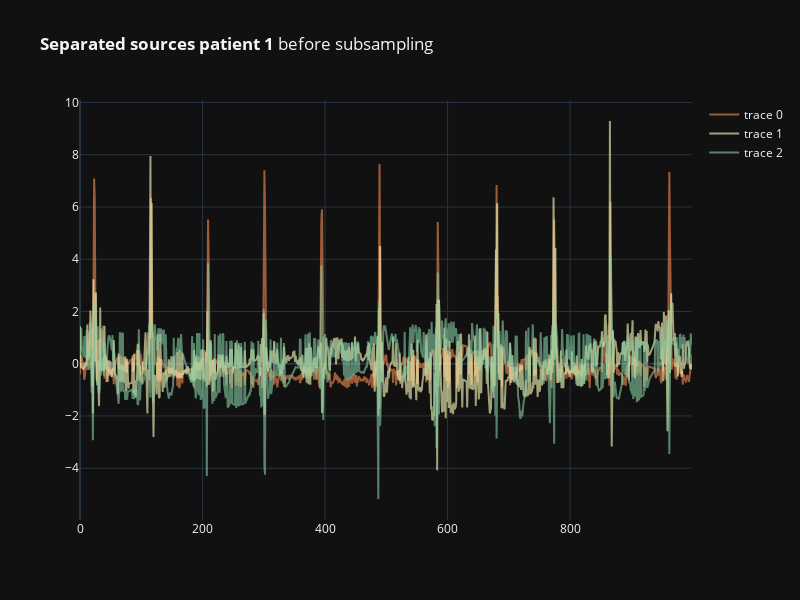

Here is the notebook cell this chart was saved with:
### Code cell
plot_all_st(train_info2["features_all"].numpy().squeeze()[0,:,:], clustering=None, title="<b>Separated sources patient 1</b> before subsampling")

### Figure 1 — Plotly figure (JSON) as saved in the notebook; plotly's stock layout.template omitted (floating-point values rounded to 4 significant figures; data arrays with more than 128 entries replaced by an {"elided": "..."} marker saying what was removed)
{"data": [{"line": {"color": "#f98e52", "width": 2}, "mode": "lines", "opacity": 0.6, "type": "scatter", "visible": true, "y": {"elided": "1000 float values"}}, {"line": {"color": "#ffffbe", "width": 2}, "mode": "lines", "opacity": 0.6, "type": "scatter", "visible": true, "y": {"elided": "1000 float values"}}, {"line": {"color": "#86cfa5", "width": 2}, "mode": "lines", "opacity": 0.6, "type": "scatter", "visible": true, "y": {"elided": "1000 float values"}}], "layout": {"height": 600, "title": {"text": "<b>Separated sources patient 1</b> before subsampling"}, "width": 800, "xaxis": {"autorange": true, "range": [0, 999]}, "yaxis": {"autorange": true, "range": [-5.982, 10.09], "type": "linear"}}}
